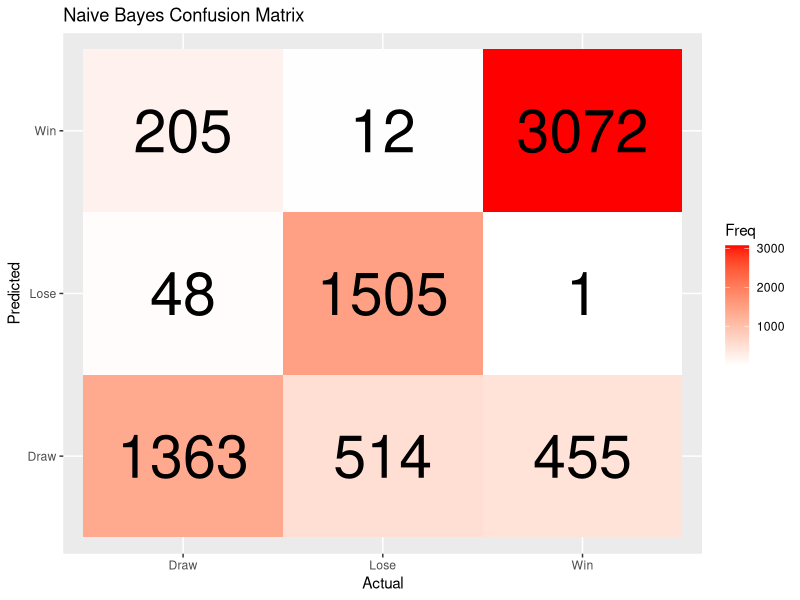

This figure's R source:
library(tidyverse)
setwd("/Users/vineethreddy/Documents/projects")

df <- read.csv("matches.csv")
df <- df[,c("home_team_fifa_rank","away_team_fifa_rank","home_team_total_fifa_points","away_team_total_fifa_points","home_team_score","away_team_score","home_team_result")]

# Splitting dataset into training and testing sets
library(caret)
set.seed(321)
trainIndex <- createDataPartition(df$home_team_result, p = 0.7, list = FALSE)
training <- df[trainIndex,]
testing <- df[-trainIndex,]

training$home_team_result <- factor(training$home_team_result)
testing$home_team_result <- factor(testing$home_team_result)
# Fitting Naive Bayes Model
library(e1071)
#model <- naiveBayes(home_team_result ~ ., data = training)

# laplace smoothing
model <- naiveBayes(home_team_result ~ ., data = training,laplace=1)
# Making predictions on testing set
predictions <- predict(model, newdata = testing)

confusionMatrix(predictions, testing$home_team_result)

nb_cm<- confusionMatrix(predictions, testing$home_team_result)


library(ggplot2)
ggplot(data = as.data.frame(nb_cm$table), aes(x = Reference, y = Prediction, fill = Freq)) +
  geom_tile() +
  scale_fill_gradient(low = "white", high = "red") +
  geom_text(aes(label = Freq), size = 15, color = "black") +
  labs(title = "Naive Bayes Confusion Matrix",
       x = "Actual", y = "Predicted")
